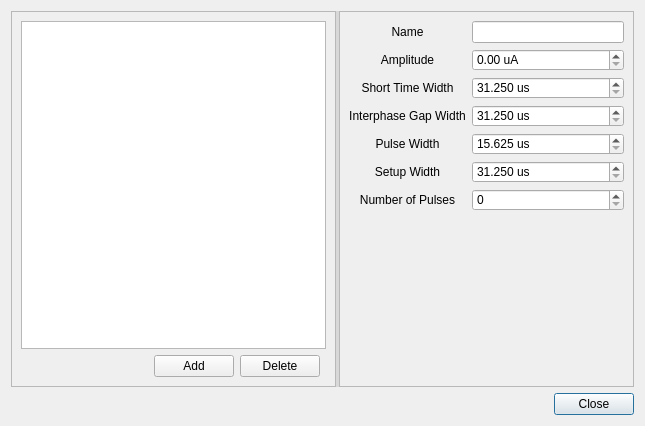
<?xml version="1.0" encoding="UTF-8"?>
<ui version="4.0">
 <class>WaveformDialog</class>
 <widget class="QDialog" name="WaveformDialog">
  <property name="windowModality">
   <enum>Qt::WindowModal</enum>
  </property>
  <property name="geometry">
   <rect>
    <x>0</x>
    <y>0</y>
    <width>645</width>
    <height>426</height>
   </rect>
  </property>
  <property name="windowTitle">
   <string>Waveform Configuration</string>
  </property>
  <property name="modal">
   <bool>false</bool>
  </property>
  <layout class="QVBoxLayout" name="verticalLayout">
   <item>
    <widget class="QSplitter" name="splitter">
     <property name="autoFillBackground">
      <bool>false</bool>
     </property>
     <property name="styleSheet">
      <string notr="true">QSplitter::handle { background-color: rgb(216, 216, 216) }

</string>
     </property>
     <property name="frameShape">
      <enum>QFrame::NoFrame</enum>
     </property>
     <property name="frameShadow">
      <enum>QFrame::Plain</enum>
     </property>
     <property name="orientation">
      <enum>Qt::Horizontal</enum>
     </property>
     <property name="opaqueResize">
      <bool>true</bool>
     </property>
     <property name="handleWidth">
      <number>3</number>
     </property>
     <property name="childrenCollapsible">
      <bool>false</bool>
     </property>
     <widget class="QFrame" name="waveformSelectionFrame">
      <property name="enabled">
       <bool>true</bool>
      </property>
      <property name="frameShape">
       <enum>QFrame::StyledPanel</enum>
      </property>
      <property name="frameShadow">
       <enum>QFrame::Raised</enum>
      </property>
      <layout class="QGridLayout" name="gridLayout">
       <item row="1" column="2" alignment="Qt::AlignHCenter">
        <widget class="QPushButton" name="delWaveformButton">
         <property name="text">
          <string>Delete</string>
         </property>
         <property name="autoDefault">
          <bool>false</bool>
         </property>
        </widget>
       </item>
       <item row="1" column="1">
        <widget class="QPushButton" name="addWaveformButton">
         <property name="text">
          <string>Add</string>
         </property>
         <property name="autoDefault">
          <bool>false</bool>
         </property>
        </widget>
       </item>
       <item row="1" column="0">
        <spacer name="horizontalSpacer">
         <property name="orientation">
          <enum>Qt::Horizontal</enum>
         </property>
         <property name="sizeHint" stdset="0">
          <size>
           <width>40</width>
           <height>20</height>
          </size>
         </property>
        </spacer>
       </item>
       <item row="0" column="0" colspan="4">
        <widget class="QListView" name="waveformList"/>
       </item>
      </layout>
     </widget>
     <widget class="QFrame" name="waveformEditFrame">
      <property name="enabled">
       <bool>true</bool>
      </property>
      <property name="sizePolicy">
       <sizepolicy hsizetype="Preferred" vsizetype="Preferred">
        <horstretch>0</horstretch>
        <verstretch>0</verstretch>
       </sizepolicy>
      </property>
      <property name="frameShape">
       <enum>QFrame::StyledPanel</enum>
      </property>
      <property name="frameShadow">
       <enum>QFrame::Raised</enum>
      </property>
      <layout class="QGridLayout" name="gridLayout_3">
       <item row="4" column="0">
        <widget class="QLabel" name="interphaseGapWidthLabel">
         <property name="text">
          <string>Interphase Gap Width</string>
         </property>
         <property name="alignment">
          <set>Qt::AlignCenter</set>
         </property>
        </widget>
       </item>
       <item row="5" column="0">
        <widget class="QLabel" name="pulseWidthLabel">
         <property name="text">
          <string>Pulse Width</string>
         </property>
         <property name="alignment">
          <set>Qt::AlignCenter</set>
         </property>
        </widget>
       </item>
       <item row="6" column="0">
        <widget class="QLabel" name="setupWidthLabel">
         <property name="text">
          <string>Setup Width</string>
         </property>
         <property name="alignment">
          <set>Qt::AlignCenter</set>
         </property>
        </widget>
       </item>
       <item row="2" column="0">
        <widget class="QLabel" name="amplitudeLabel">
         <property name="text">
          <string>Amplitude</string>
         </property>
         <property name="alignment">
          <set>Qt::AlignCenter</set>
         </property>
        </widget>
       </item>
       <item row="3" column="2">
        <widget class="RoundedSpinBox" name="shortTimeWidthBox">
         <property name="correctionMode">
          <enum>QAbstractSpinBox::CorrectToNearestValue</enum>
         </property>
         <property name="suffix">
          <string> us</string>
         </property>
         <property name="decimals">
          <number>3</number>
         </property>
         <property name="minimum">
          <double>31.250000000000000</double>
         </property>
         <property name="maximum">
          <double>1000.000000000000000</double>
         </property>
         <property name="singleStep">
          <double>31.250000000000000</double>
         </property>
        </widget>
       </item>
       <item row="3" column="0">
        <widget class="QLabel" name="shortTimeWidthLabel">
         <property name="text">
          <string>Short Time Width</string>
         </property>
         <property name="alignment">
          <set>Qt::AlignCenter</set>
         </property>
        </widget>
       </item>
       <item row="9" column="2">
        <spacer name="verticalSpacer">
         <property name="orientation">
          <enum>Qt::Vertical</enum>
         </property>
         <property name="sizeHint" stdset="0">
          <size>
           <width>20</width>
           <height>40</height>
          </size>
         </property>
        </spacer>
       </item>
       <item row="7" column="0">
        <widget class="QLabel" name="numberOfPulsesLabel">
         <property name="text">
          <string>Number of Pulses</string>
         </property>
         <property name="alignment">
          <set>Qt::AlignCenter</set>
         </property>
        </widget>
       </item>
       <item row="1" column="0">
        <widget class="QLabel" name="nameLabel">
         <property name="text">
          <string>Name</string>
         </property>
         <property name="alignment">
          <set>Qt::AlignCenter</set>
         </property>
        </widget>
       </item>
       <item row="1" column="2">
        <widget class="QLineEdit" name="NameEdit"/>
       </item>
       <item row="2" column="2">
        <widget class="RoundedSpinBox" name="amplitudeBox">
         <property name="correctionMode">
          <enum>QAbstractSpinBox::CorrectToNearestValue</enum>
         </property>
         <property name="suffix">
          <string> uA</string>
         </property>
         <property name="maximum">
          <double>100.000000000000000</double>
         </property>
         <property name="singleStep">
          <double>0.100000000000000</double>
         </property>
        </widget>
       </item>
       <item row="4" column="2">
        <widget class="RoundedSpinBox" name="interphaseGapWidthBox">
         <property name="correctionMode">
          <enum>QAbstractSpinBox::CorrectToNearestValue</enum>
         </property>
         <property name="suffix">
          <string> us</string>
         </property>
         <property name="decimals">
          <number>3</number>
         </property>
         <property name="minimum">
          <double>31.250000000000000</double>
         </property>
         <property name="maximum">
          <double>1000.000000000000000</double>
         </property>
         <property name="singleStep">
          <double>31.250000000000000</double>
         </property>
         <property name="value">
          <double>31.250000000000000</double>
         </property>
        </widget>
       </item>
       <item row="5" column="2">
        <widget class="RoundedSpinBox" name="pulseWidthBox">
         <property name="correctionMode">
          <enum>QAbstractSpinBox::CorrectToNearestValue</enum>
         </property>
         <property name="suffix">
          <string> us</string>
         </property>
         <property name="decimals">
          <number>3</number>
         </property>
         <property name="minimum">
          <double>15.625000000000000</double>
         </property>
         <property name="maximum">
          <double>500.000000000000000</double>
         </property>
         <property name="singleStep">
          <double>15.625000000000000</double>
         </property>
         <property name="value">
          <double>15.625000000000000</double>
         </property>
        </widget>
       </item>
       <item row="6" column="2">
        <widget class="RoundedSpinBox" name="setupWidthBox">
         <property name="correctionMode">
          <enum>QAbstractSpinBox::CorrectToNearestValue</enum>
         </property>
         <property name="suffix">
          <string> us</string>
         </property>
         <property name="decimals">
          <number>3</number>
         </property>
         <property name="minimum">
          <double>31.250000000000000</double>
         </property>
         <property name="maximum">
          <double>1000.000000000000000</double>
         </property>
         <property name="singleStep">
          <double>31.250000000000000</double>
         </property>
        </widget>
       </item>
       <item row="7" column="2">
        <widget class="QDoubleSpinBox" name="numberOfPulsesBox">
         <property name="correctionMode">
          <enum>QAbstractSpinBox::CorrectToNearestValue</enum>
         </property>
         <property name="suffix">
          <string/>
         </property>
         <property name="decimals">
          <number>0</number>
         </property>
         <property name="maximum">
          <double>127.000000000000000</double>
         </property>
         <property name="singleStep">
          <double>1.000000000000000</double>
         </property>
        </widget>
       </item>
      </layout>
     </widget>
    </widget>
   </item>
   <item>
    <widget class="QDialogButtonBox" name="acceptButton">
     <property name="orientation">
      <enum>Qt::Horizontal</enum>
     </property>
     <property name="standardButtons">
      <set>QDialogButtonBox::Close</set>
     </property>
    </widget>
   </item>
  </layout>
 </widget>
 <customwidgets>
  <customwidget>
   <class>RoundedSpinBox</class>
   <extends>QDoubleSpinBox</extends>
   <header>roundedspinbox.h</header>
  </customwidget>
 </customwidgets>
 <resources/>
 <connections>
  <connection>
   <sender>acceptButton</sender>
   <signal>accepted()</signal>
   <receiver>WaveformDialog</receiver>
   <slot>accept()</slot>
   <hints>
    <hint type="sourcelabel">
     <x>248</x>
     <y>254</y>
    </hint>
    <hint type="destinationlabel">
     <x>157</x>
     <y>274</y>
    </hint>
   </hints>
  </connection>
  <connection>
   <sender>acceptButton</sender>
   <signal>rejected()</signal>
   <receiver>WaveformDialog</receiver>
   <slot>reject()</slot>
   <hints>
    <hint type="sourcelabel">
     <x>316</x>
     <y>260</y>
    </hint>
    <hint type="destinationlabel">
     <x>286</x>
     <y>274</y>
    </hint>
   </hints>
  </connection>
 </connections>
</ui>
